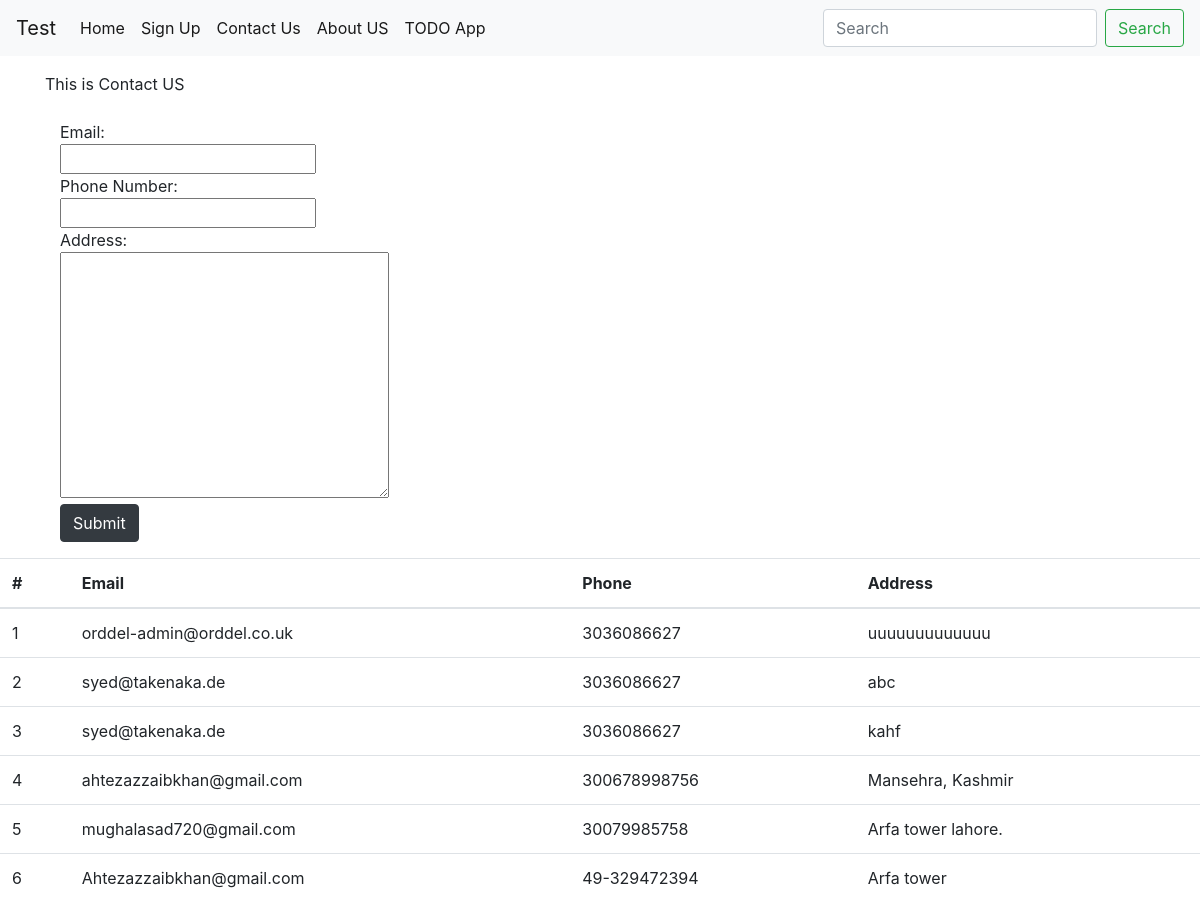
/contact_us/, run on the app's committed database.
### dummy/models.py (models this page shows)
class Contact(models.Model):
    email = models.EmailField(max_length=20)
    phone = models.IntegerField(max_length=20)
    address = models.TextField(max_length=100)

### dummy/views.py (the view, shortened to what this page needs)
# urls.py: path("contact_us/",views.contact,name="contact_us"),
def contact(request):
    content = Contact.objects.all()
    return render(request, 'contact.html', {"content":content})

### dummy/templates/contact.html (shortened to what this page needs)
{% extends 'base.html' %}
{% load static %}
{% block content %}
<div class="container my-3">
    This is Contact US
    <br><br>
    <div class="col-lg-3 col-md-3 col-sm-8">
        <form action="" method="post">
            Email:
            <br>
            <input type="email" name='email' required>
            <br>
            Phone Number:
            <br>
            <input type="phone" name="phone" required>
            <br>
            Address: <br>
            <textarea name="address" id="" cols="30" rows="10"></textarea>
            <br>
            <button type="submit" class="btn btn-dark">Submit</button>
        </form>
    </div>
</div>
<div>
    <table class="table">
        <thead>
            <tr>
                <th scope="col">#</th>
                <th scope="col">Email</th>
                <th scope="col">Phone</th>
                <th scope="col">Address</th>
            </tr>
        </thead>
        <tbody>
            {% for profile in content %}
            <tr>
                <td>{{forloop.counter}}</td>
                <td>{{profile.email}}
                </td>
                <td>{{profile.phone}}</td>
                <td>
                    {{profile.address}}</td>
            </tr>
            {% endfor %}
        </tbody>
    </table>
</div>
{% endblock content %}

### dummy/templates/base.html (shortened to what this page needs)
<!doctype html>
<html lang="en">
{% load static %}
  <head>
    <link rel="stylesheet" href="https://cdn.jsdelivr.net/npm/bootstrap@4.3.1/dist/css/bootstrap.min.css">
  </head>
  <body>
    {% include "navbar.html" %}
    {% block content %}{% endblock content %}
  </body>
</html>

### dummy/templates/navbar.html (shortened to what this page needs)
<nav class="navbar navbar-expand-lg navbar-light bg-light">
    <a class="navbar-brand" href="{% url 'home' %}">Test</a>
    <div class="collapse navbar-collapse" id="navbarSupportedContent">
      <ul class="navbar-nav mr-auto">
        <li class="nav-item active">
          <a class="nav-link" href="{% url 'home' %}">Home <span class="sr-only">(current)</span></a>
        </li>
        <li class="nav-item">
          <a class="nav-link active" href="{% url 'sign_up' %}">Sign Up </a>
         </li>
        <li class="nav-item">
          <a class="nav-link active" href="{% url 'contact_us' %}">Contact Us</a>
        </li>
        <li class="nav-item">
          <a class="nav-link active" href="{% url 'about_us' %}" tabindex="-1" aria-disabled="true">About US</a>
        </li>
       <li class="nav-item">
        <a class="nav-link active" href="{% url 'to_do' %}">TODO App</a>
       </li>
    </ul>
      <form class="form-inline my-2 my-lg-0">
        <input class="form-control mr-sm-2" type="search" placeholder="Search" aria-label="Search">
        <button class="btn btn-outline-success my-2 my-sm-0" type="submit">Search</button>
      </form>
    </div>
  </nav>

### data on the page
Contact: email "orddel-admin@orddel.co.uk", phone "3036086627", address "uuuuuuuuuuuuu"
Contact: email "syed@takenaka.de", phone "3036086627", address "abc"
Contact: email "syed@takenaka.de", phone "3036086627", address "kahf"
Contact: email "ahtezazzaibkhan@gmail.com", phone "300678998756", address "Mansehra, Kashmir"
Contact: email "mughalasad720@gmail.com", phone "30079985758", address "Arfa tower lahore."
Contact: email "Ahtezazzaibkhan@gmail.com", phone "49-329472394", address "Arfa tower"
